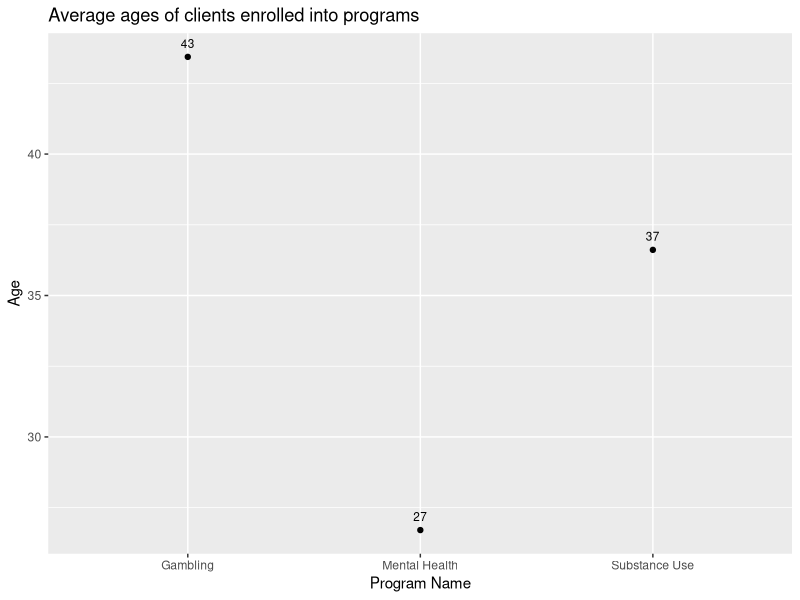

Write R code to recreate this figure.
library(ggplot2)
library(tidyverse)

hfsData <- read.csv("HFS Service Data.csv")
hfsData <- hfsData %>% group_by(recordID) %>% group_by(program_name) %>% summarise(age = mean(age))
ggplot(hfsData, aes(program_name, age)) + 
  ggtitle("Average ages of clients enrolled into programs") + 
  xlab("Program Name") + 
  ylab("Age") +
  geom_text(aes(label=round(age)), vjust=-1, color="Black", size=3)+
  geom_point()